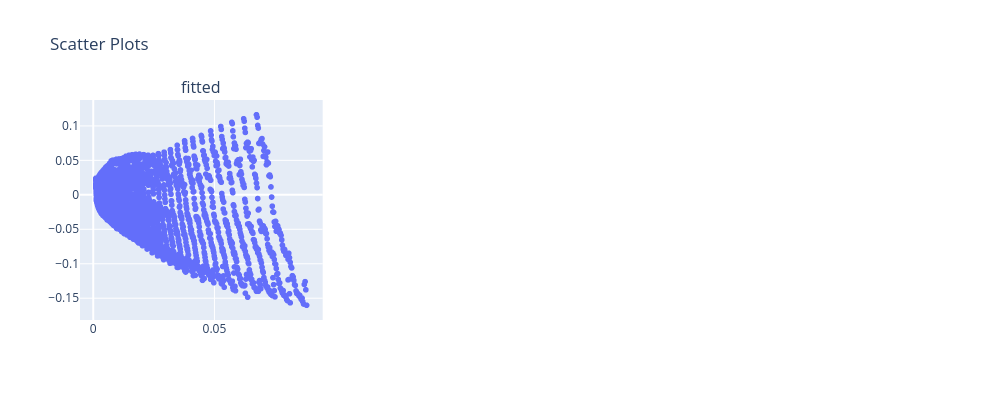

The code cell stored with this chart in its notebook:
### Code cell
charters.scatter(residuals[mask], target="pearson", features=["fitted"], sample_nbr=None)

### Figure 1 — Plotly figure (JSON) as saved in the notebook; plotly's stock layout.template omitted (floating-point values rounded to 4 significant figures; data arrays with more than 128 entries replaced by an {"elided": "..."} marker saying what was removed)
{"data": [{"mode": "markers", "name": "fitted", "type": "scattergl", "x": {"elided": "3626 float values"}, "xaxis": "x", "y": {"elided": "3626 float values"}, "yaxis": "y"}], "layout": {"annotations": [{"font": {"size": 16}, "showarrow": false, "text": "fitted", "x": 0.1444, "xanchor": "center", "xref": "paper", "y": 1, "yanchor": "bottom", "yref": "paper"}], "height": 400, "title": {"text": "Scatter Plots"}, "width": 1000, "xaxis": {"anchor": "y", "domain": [0, 0.2889]}, "xaxis2": {"anchor": "y2", "domain": [0.3556, 0.6444]}, "xaxis3": {"anchor": "y3", "domain": [0.7111, 1]}, "yaxis": {"anchor": "x", "domain": [0, 1]}, "yaxis2": {"anchor": "x2", "domain": [0, 1]}, "yaxis3": {"anchor": "x3", "domain": [0, 1]}}}
